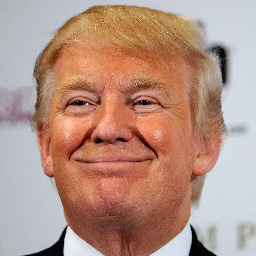
#> input picture Experement4/new.jpeg, 256 x 256 px
$ python translation.py --image new.jpeg
#> lines starting #> are read from the running program, lines starting #| are printed output that depends on the picture
# import the necessary packages
# user created library "imutils" contains a handful of “convenience” methods to more easily
# perform common tasks like translation, rotation, and resizing (and with less code).
import numpy as np
import argparse
import imutils
import cv2

# construct the argument parser and parse the arguments
ap = argparse.ArgumentParser()
ap.add_argument("-i", "--image", required=True, help="Path to the image")
args = vars(ap.parse_args())

# load the image and show it
image = cv2.imread(args["image"])
#> image is the input picture: shape (256, 256, 3); mean B, G, R 131.8, 146.2, 181.4
cv2.imshow("Original", image)

# NOTE: Translating (shifting) an image is given by a NumPy matrix in the form:
# [[1, 0, shiftX], [0, 1, shiftY]]
# You simply need to specify how many pixels you want to shift the image in the X and Y
# let's translate the image 25 pixels to the right and 50 pixels down
# Now that we have our translation matrix defined, the actual translation takes place using the
# cv2.warpAffine function. The first argument is the image we wish to shift and the second
# argument is our translation matrix M. Finally, we manually supply the dimensions (width and
# height) of our image as the third argument.
M = np.float32([[1, 0, 25], [0, 1, 50]])
shifted = cv2.warpAffine(image, M, (image.shape[1], image.shape[0]))
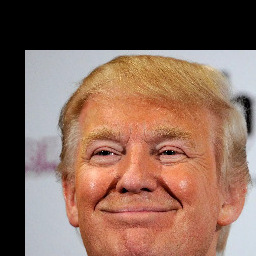
#> shifted: shape (256, 256, 3); mean B, G, R 87, 101.6, 133.5
cv2.imshow("Shifted Down and Right", shifted)
cv2.waitKey(0)

# now, let's shift the image 50 pixels to the left and 90 pixels up, we
# accomplish this using negative values
M = np.float32([[1, 0, -50], [0, 1, -90]])
shifted = cv2.warpAffine(image, M, (image.shape[1], image.shape[0]))
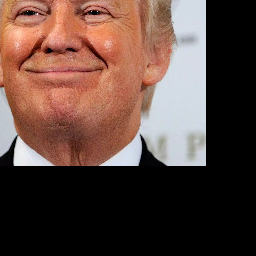
#> shifted: shape (256, 256, 3); mean B, G, R 62.2, 69.9, 93.9
